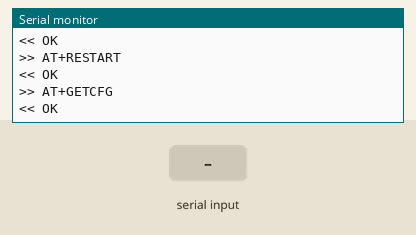
Bench run of a sketch on a simulated ESP32-S3. Shown: the last lines printed to the serial monitor. The inputs (shaded band) are chosen by the test bench. The modem accepts every AT command (registered, SIM ready, sends succeed) and sends nothing else.

Above: at 8.1 s.
8.2 s: "1\n" received over the second serial link
At 8.5 s:
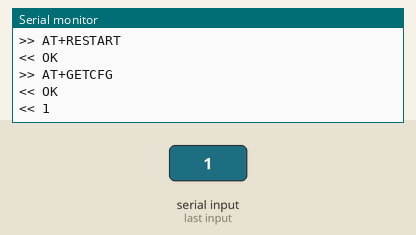
9.7 s: "0\n" received over the second serial link
At 10.9 s:
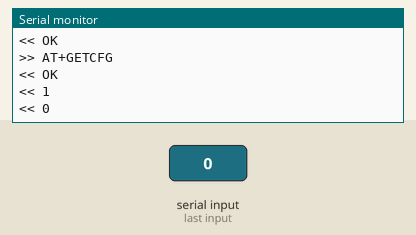
11.2 s: "2\n" received over the second serial link
At 12.0 s:
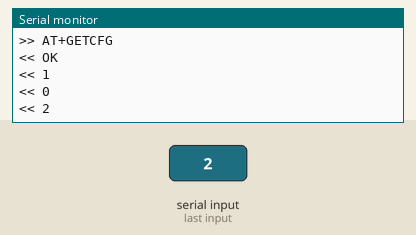

Measured:
- after the input at 8.2 s, the serial monitor: prints a new line at once (image 1)
- after the input at 9.7 s, the serial monitor: prints a new line at once (image 2)
- after the input at 11.2 s, the serial monitor: prints a new line at once (image 3)

The sketch:

TAG.ino
```cpp
// CONFIG BU03 AS TAG (TWR)
// ESP32-S3 UART2: RX=18, TX=17 -> TX1/RX1 BU03

#include <Arduino.h>

HardwareSerial UWB(2); // UART2

void sendAT(const char *cmd, uint32_t waitMs = 600) {
  Serial.print("\n>> ");
  Serial.println(cmd);

  UWB.print(cmd);
  UWB.print("\r\n");

  uint32_t start = millis();
  String line;
  while (millis() - start < waitMs) {
    while (UWB.available()) {
      char c = UWB.read();
      if (c == '\r') continue;
      if (c == '\n') {
        if (!line.isEmpty()) {
          Serial.print("<< ");
          Serial.println(line);
          line = "";
        }
      } else {
        line += c;
      }
    }
    delay(1);
  }
}

void setup() {
  Serial.begin(115200);
  UWB.begin(115200, SERIAL_8N1, 18, 17);
  delay(500);

  Serial.println("\n[CONFIG BU03 AS TAG - TWR]");

  sendAT("AT");
  sendAT("AT+RESTORE", 1000);      // reset về default
  sendAT("AT+SETUWBMODE=0");      // 0 = TWR

  // Tag 0: ID=0, Role=0(Tag), CH=1(ch5), Rate=1(6.8M)
  // Tag 1 thì đổi thành: AT+SETCFG=1,0,1,1
  sendAT("AT+SETCFG=2,0,1,1");

  // (Tag không cần SETDEV, giữ default)
  sendAT("AT+SAVE", 1000);
  sendAT("AT+RESTART", 2000);
  sendAT("AT+GETCFG");
}

void loop() {
  // chỉ in thêm nếu module nói gì
  static String line;
  while (UWB.available()) {
    char c = UWB.read();
    if (c == '\r') continue;
    if (c == '\n') {
      if (!line.isEmpty()) {
        Serial.print("<< ");
        Serial.println(line);
        line = "";
      }
    } else {
      line += c;
    }
  }
}
```
